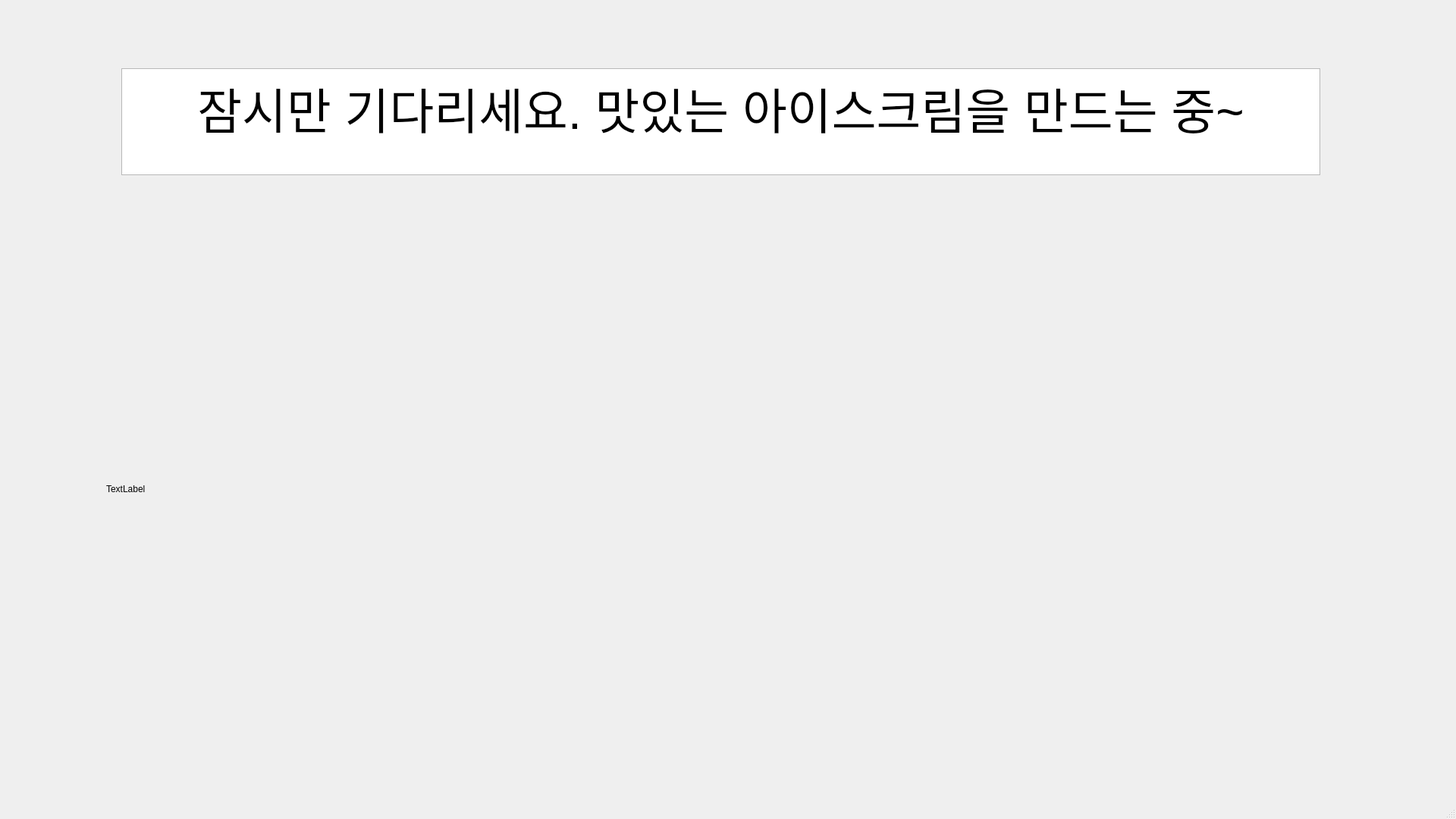
<?xml version="1.0" encoding="UTF-8"?>
<ui version="4.0">
 <class>MainWindow</class>
 <widget class="QMainWindow" name="MainWindow">
  <property name="geometry">
   <rect>
    <x>0</x>
    <y>0</y>
    <width>1920</width>
    <height>1080</height>
   </rect>
  </property>
  <property name="windowTitle">
   <string>MainWindow</string>
  </property>
  <widget class="QWidget" name="centralwidget">
   <widget class="QTextBrowser" name="textBrowser">
    <property name="geometry">
     <rect>
      <x>160</x>
      <y>90</y>
      <width>1581</width>
      <height>141</height>
     </rect>
    </property>
    <property name="html">
     <string>&lt;!DOCTYPE HTML PUBLIC &quot;-//W3C//DTD HTML 4.0//EN&quot; &quot;http://www.w3.org/TR/REC-html40/strict.dtd&quot;&gt;
&lt;html&gt;&lt;head&gt;&lt;meta name=&quot;qrichtext&quot; content=&quot;1&quot; /&gt;&lt;style type=&quot;text/css&quot;&gt;
p, li { white-space: pre-wrap; }
&lt;/style&gt;&lt;/head&gt;&lt;body style=&quot; font-family:'Ubuntu'; font-size:11pt; font-weight:400; font-style:normal;&quot;&gt;
&lt;p align=&quot;center&quot; style=&quot; margin-top:0px; margin-bottom:0px; margin-left:0px; margin-right:0px; -qt-block-indent:0; text-indent:0px;&quot;&gt;&lt;span style=&quot; font-size:48pt;&quot;&gt;잠시만 기다리세요. 맛있는 아이스크림을 만드는 중~&lt;/span&gt;&lt;/p&gt;&lt;/body&gt;&lt;/html&gt;</string>
    </property>
   </widget>
   <widget class="QLabel" name="last_pic">
    <property name="geometry">
     <rect>
      <x>140</x>
      <y>300</y>
      <width>1620</width>
      <height>690</height>
     </rect>
    </property>
    <property name="text">
     <string>TextLabel</string>
    </property>
   </widget>
  </widget>
  <widget class="QMenuBar" name="menubar">
   <property name="geometry">
    <rect>
     <x>0</x>
     <y>0</y>
     <width>1920</width>
     <height>28</height>
    </rect>
   </property>
  </widget>
  <widget class="QStatusBar" name="statusbar"/>
 </widget>
 <resources/>
 <connections/>
</ui>
